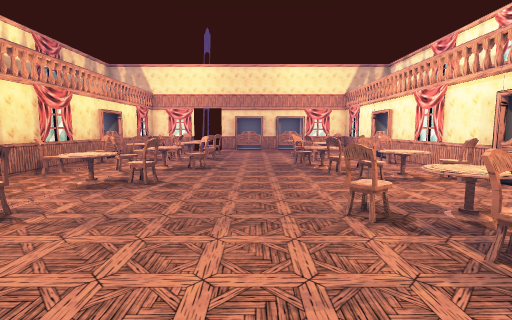
[1] (above)

12 first-person views from a walk through a 3-D level made in the Unity game engine. The camera is 1.4 m above the floor, tilts 6° down and sees 85° across. The floor is counted in squares, 1 m on a side. Each view is taken from the middle of a square. On the plan, view 1 faces up. The plan holds only what a view shows up to about 14 squares ahead; the rest is blank. The place goes on beyond the plan. The player is left out. Some animated figures are left out.

[2]
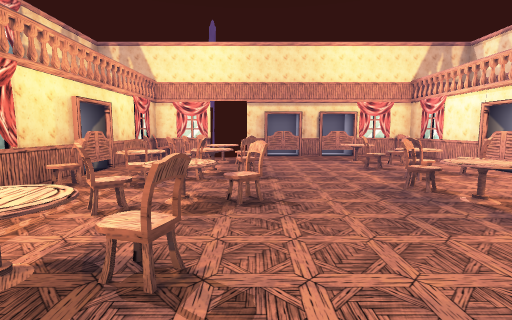

[3]
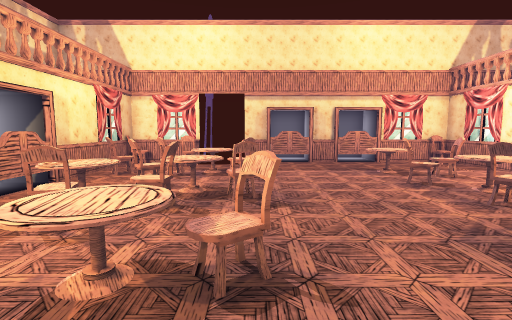

[4]
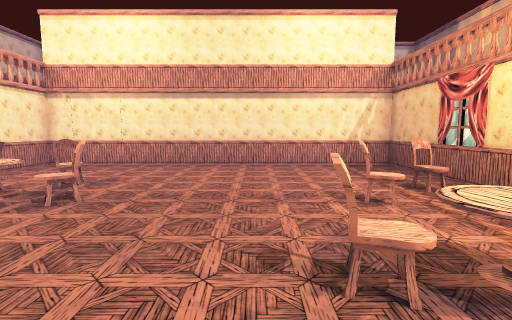

[5]
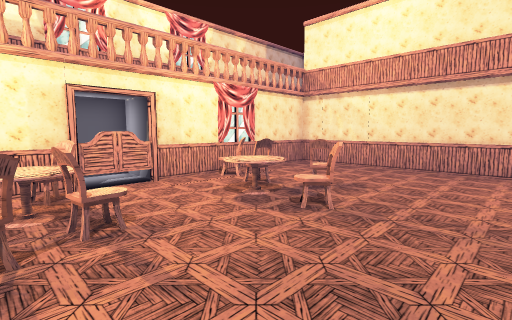

[6]
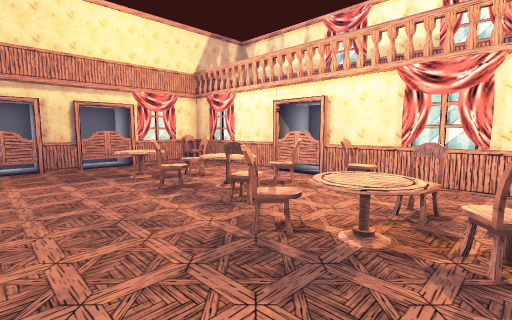

[7]
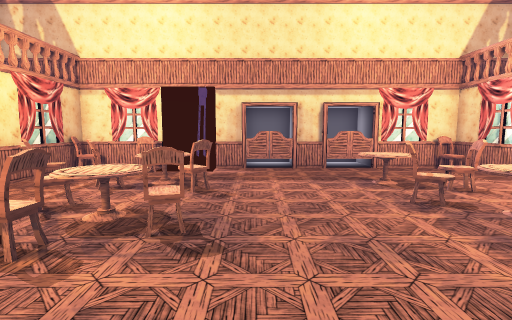

[8]
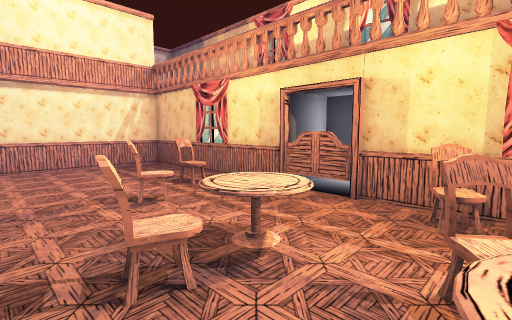

[9]
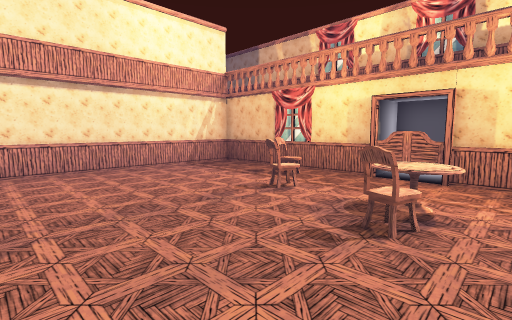

[10]
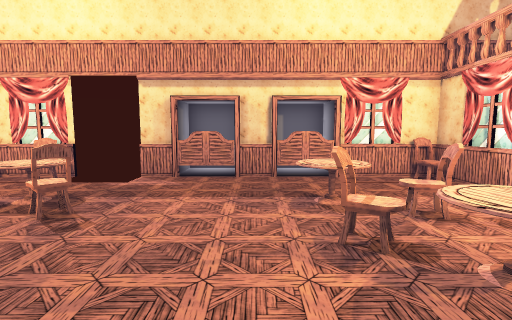

[11]
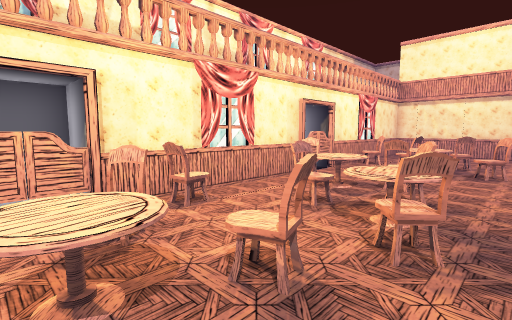

[12]
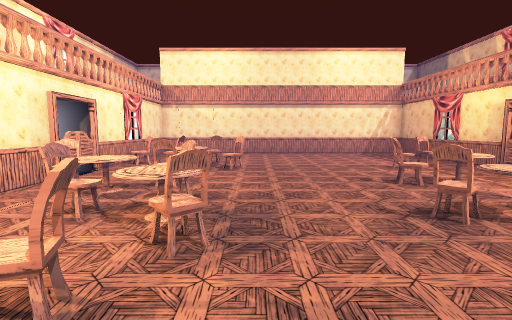

### Floor plan
Points are (right, up) in squares from view 1. A wall is a line through its corners. A room is listed if a view was taken in it or the views show most of it. See-through windows are left out.
Room 1 (views 1, 2, 3, 4, 5, 6, 7, 8, 9, 10, 11, 12)
walls: (0.5, 20.2) (0.5, 22.5) (-1.5, 22.5) (-1.5, 20.2); (3.5, 20.2) (3.5, 22.5) (1.7, 22.5); (-4.4, 20.4) (-7.4, 20.4) (-7.4, -1.5) (6.4, -1.5) (6.4, 20.4) (-2.5, 20.4)
objects: chair (-7, 9); chair (-7, 12); chair (-7, 17); chair (-6, 3); table (-6, 13) to (-5, 14); table (-5, 7) to (-4, 8); chair (-5, 10); chair (-5, 12); chair (-5, 15); chair (-5, 17); chair (-5, 20); chair (-4, 4); table (-4, 10) to (-3, 11); chair (-4, 13); table (-4, 14) to (-3, 15); table (-4, 17) to (-3, 18); chair (-3, 7) to (-3, 8); chair (-2, 11); chair (-2, 14); chair (-2, 16); chair (2, 4); chair (2, 9); table (2, 10) to (3, 11); chair (2, 12); chair (2, 13); chair (2, 16); table (2, 17) to (3, 18); chair (3, 3); table (3, 4) to (4, 5); chair (3, 8); table (3, 14) to (4, 15); chair (4, 4); table (4, 8) to (5, 9); chair (4, 10); chair (4, 16) to (4, 17); chair (5, 3) to (6, 3); chair (5, 13); chair (6, 8); chair (6, 12); chair (6, 20)
Room 2 (no view inside)
walls: (6.9, 7.4) (6.3, 7.4); (6.3, 5.5) (8.5, 5.5) (8.5, 7)
Room 3 (no view inside)
walls: (8.5, 15.5) (6.3, 15.5); (6.3, 13.5) (8.5, 13.5) (8.5, 14.8)

Where each view was taken, in squares from view 1:
view 1: 0 up, 0 right, facing up
view 2: 5 up, 2 left, facing up
view 3: 8 up, 2 left, facing up
view 4: 10 up, 2 left, facing down
view 5: 9 up, 1 left, facing down-right
view 6: 9 up, 1 left, facing up-right
view 7: 10 up, 1 left, facing up
view 8: 10 up, 2 left, facing down-left
view 9: 9 up, 1 right, facing down-left
view 10: 12 up, 1 right, facing up
view 11: 15 up, 1 right, facing down-right
view 12: 15 up, 1 right, facing down
